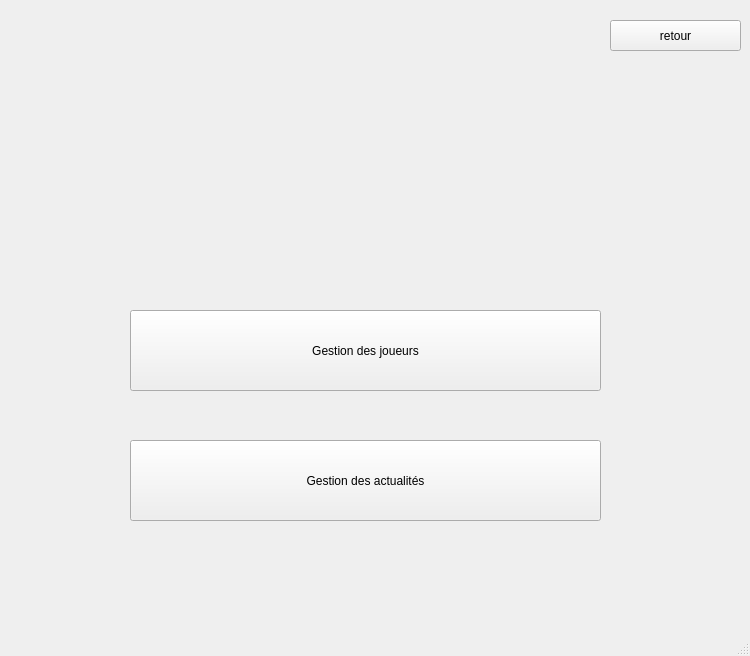
<?xml version="1.0" encoding="UTF-8"?>
<ui version="4.0">
 <class>gestion</class>
 <widget class="QMainWindow" name="gestion">
  <property name="geometry">
   <rect>
    <x>0</x>
    <y>0</y>
    <width>750</width>
    <height>656</height>
   </rect>
  </property>
  <property name="contextMenuPolicy">
   <enum>Qt::PreventContextMenu</enum>
  </property>
  <property name="windowTitle">
   <string>Accueil</string>
  </property>
  <widget class="QWidget" name="centralwidget">
   <widget class="QPushButton" name="pushButton">
    <property name="geometry">
     <rect>
      <x>130</x>
      <y>310</y>
      <width>471</width>
      <height>81</height>
     </rect>
    </property>
    <property name="text">
     <string>Gestion des joueurs</string>
    </property>
   </widget>
   <widget class="QPushButton" name="pushButton_2">
    <property name="geometry">
     <rect>
      <x>130</x>
      <y>440</y>
      <width>471</width>
      <height>81</height>
     </rect>
    </property>
    <property name="text">
     <string>Gestion des actualités</string>
    </property>
   </widget>
   <widget class="QLabel" name="label_5">
    <property name="geometry">
     <rect>
      <x>210</x>
      <y>30</y>
      <width>321</width>
      <height>251</height>
     </rect>
    </property>
    <property name="text">
     <string/>
    </property>
    <property name="pixmap">
     <pixmap>../84639679_1093221177697262_6017725296000630784_n.png</pixmap>
    </property>
    <property name="scaledContents">
     <bool>true</bool>
    </property>
   </widget>
   <widget class="QPushButton" name="pushButton_3">
    <property name="geometry">
     <rect>
      <x>610</x>
      <y>20</y>
      <width>131</width>
      <height>31</height>
     </rect>
    </property>
    <property name="text">
     <string>retour</string>
    </property>
   </widget>
  </widget>
  <widget class="QMenuBar" name="menubar">
   <property name="geometry">
    <rect>
     <x>0</x>
     <y>0</y>
     <width>750</width>
     <height>26</height>
    </rect>
   </property>
  </widget>
  <widget class="QStatusBar" name="statusbar"/>
 </widget>
 <resources/>
 <connections/>
</ui>
